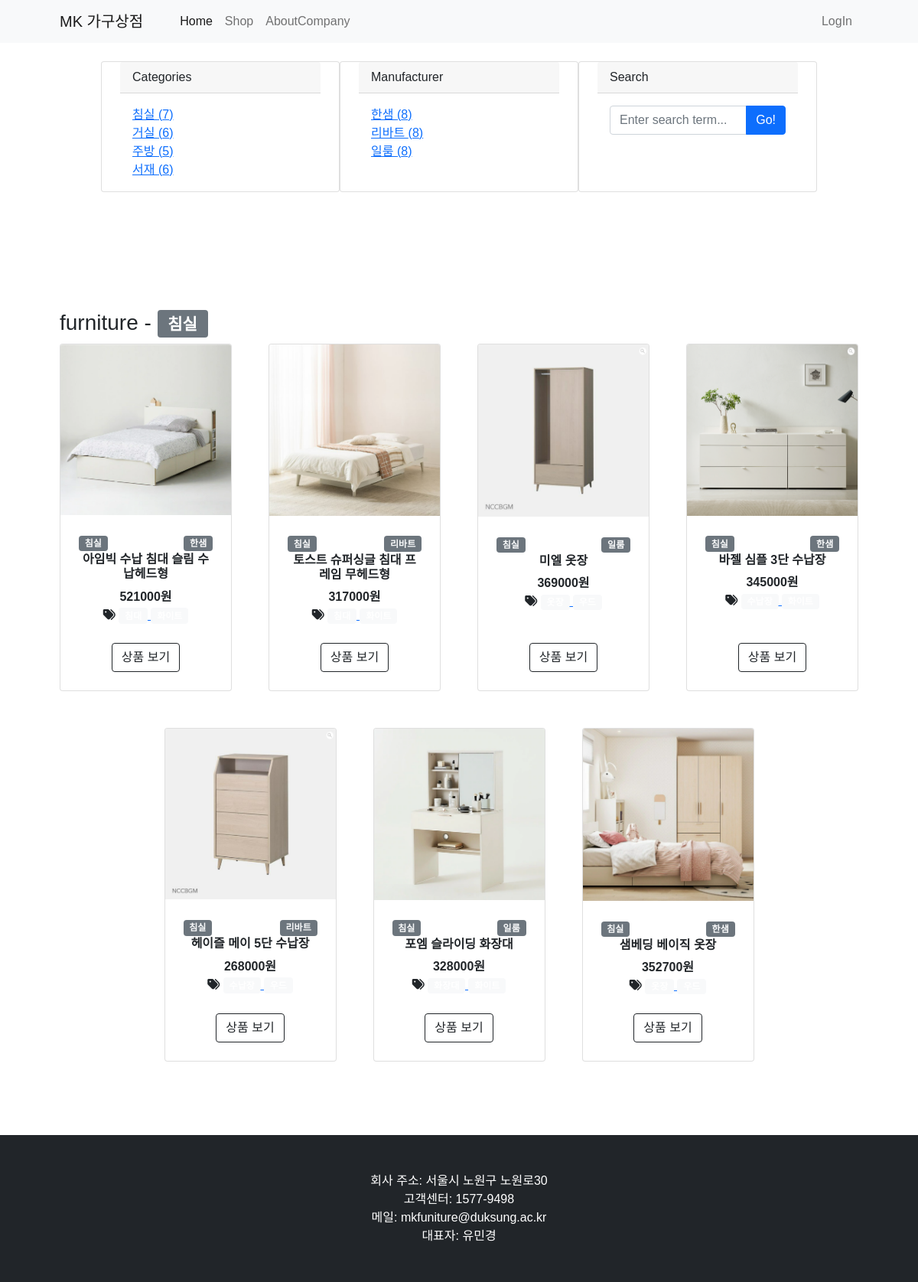
/shop/category/침실/, run on the app's committed database.
### shop/models.py (models this page shows, shortened)
class Category(models.Model): #카테고리
    name = models.CharField(max_length=40, unique=True)
    slug = models.SlugField(max_length=200, unique=True, allow_unicode=True)
    def __str__(self):
        return self.name
    def get_absolute_url(self):
        return f'/shop/category/{self.slug}/' #IP주소/shop/category/slug/
    class Meta:
        verbose_name_plural = 'Categories'

class Company(models.Model): #제조사
    name = models.CharField(max_length=40, unique=True) #제조사명
    slug = models.SlugField(max_length=200, unique=True, allow_unicode=True)
    addr = models.CharField(max_length=200, unique=True) #주소
    number = models.CharField(max_length=20, unique=True) #연락처
    mail = models.CharField(max_length=30, unique=True) #이메일
    business_num = models.CharField(max_length=20, unique=True) #사업자등록번호
    def __str__(self):
        return self.name
    def get_absolute_url(self):
        return f'/shop/company/{self.slug}/' #IP주소/shop/company/slug/
    class Meta:
        verbose_name_plural = 'Companies'

class Item(models.Model): #상품아이템
    name = models.CharField(max_length=40, unique=True) #상품명
    description = MarkdownxField() #간단한설명
    code = models.CharField(max_length=10, unique=True) #상품코드
    image = models.ImageField(upload_to='shop/images/%Y/%m/%d/') #상품이미지
    price = models.IntegerField(null=True) #상품가격
    company = models.ForeignKey(Company, null=True, on_delete=models.SET_NULL)
    category = models.ForeignKey(Category, null=True, on_delete=models.SET_NULL)
    tags = models.ManyToManyField(Tag, blank=True)
    like_users = models.ManyToManyField(User, related_name='like_item', blank=True)
    def get_absolute_url(self):
        return f'/shop/{self.pk}'

### shop/views.py (the view)
# urls.py: path('category/<str:slug>/', views.category_page),
def category_page(request, slug):
    if slug == 'no_category' :
        category = '미분류'
        item_list = Item.objects.filter(category=None)
    else :
        category = Category.objects.get(slug=slug)
        item_list = Item.objects.filter(category=category)
    return render(request, 'shop/item_list.html', {
        'category' : category,
        'item_list' : item_list,
        'categories' : Category.objects.all(),
        'no_category_item_count' : Item.objects.filter(category=None).count,
        'companies': Company.objects.all(),
        'no_company_item_count': Item.objects.filter(company=None).count
    })

### shop/models.py (called while the page is built)
    def __str__(self):
        return self.name

    def get_absolute_url(self):
        return f'/shop/tag/{self.slug}/' #IP주소/shop/tag/slug/

### shop/templates/shop/item_list.html (shortened to what this page needs)
{% extends 'shop/base.html' %}
{% block main_area %}
        <section class="py-5">
            <div class="container px-4 px-lg-5 mt-5">
                <h3>
                <br>
                {% if category %}
                    furniture - <span class="badge badge-secondary">{{category}}</span>
                {% endif %}
                </h3>
                <div class="row gx-4 gx-lg-5 row-cols-2 row-cols-md-3 row-cols-xl-4 justify-content-center">
                    {% for i in item_list %}
                    <div class="col mb-5">
                        <div class="card h-100">
                            <img class="card-img-top" src="{{ i.image.url }}" alt="Item Image" />
                            <div class="card-body p-4">
                                <span class="float-left">
                                    <a class="badge badge-secondary text-decoration-none link-light" href="{{ i.category.get_absolute_url }}">
                                        {{ i.category }}
                                    </a>
                                </span>
                                <span class="float-right">
                                    <a class="badge badge-secondary text-decoration-none link-light" href="{{ i.company.get_absolute_url }}">
                                        {{ i.company }}
                                    </a>
                                </span> <br>
                                <div class="text-center">
                                    <h6 class="fw-bolder">{{ i.name }}</h6>
                                    <h8 class="fw-bolder">{{ i.price }}원</h8> <br>
                                    {% if i.tags.exists %}
                                        <i class="fas fa-tags"></i>
                                        {% for tag in i.tags.iterator %}
                                            <a href="{{ tag.get_absolute_url }}">
                                                <span class="badge badge-pill badge-light">{{ tag }}</span>
                                            </a>
                                        {% endfor %}
                                    {% endif %}
                                </div>
                            </div>
                            <div class="card-footer p-4 pt-0 border-top-0 bg-transparent">
                                <div class="text-center"><a class="btn btn-outline-dark mt-auto" href="{{ i.get_absolute_url }}">상품 보기</a></div>
                            </div>
                        </div>
                    </div>
                    {% endfor %}
                </div>
            </div>
        </section>
{% endblock %}

### shop/templates/shop/base.html (shortened to what this page needs)
<!DOCTYPE html>
{% load static %}
<html lang="ko">
    <head>
        <link href="{% static 'shop/bootstrap4/css/bootstrap.min.css' %}" rel="stylesheet" type="text/css" media="screen">
        <link href="css/styles.css" rel="stylesheet" />
        <link href="{% static 'shop/css/font.css' %}" rel="stylesheet" />
    </head>
    <body>
        {% include 'shop/navbar.html' %}
                <div class="row gx-4 gx-lg-5 row-cols-2 row-cols-md-3 row-cols-xl-4 justify-content-center">
                    <div class="card my-4 id=categories-card">
                        <div class="card-header">Categories</div>
                        <div class="card-body">
                            <div class="row">
                                <div class="col-sm-6">
                                    <ul class="list-unstyled mb-0">
                                        {% for category in categories %}
                                        <li><a href="{{ category.get_absolute_url }}">{{ category }} ({{ category.item_set.count }})</a></li>
                                        {% endfor %}
                                    </ul>
                                </div>
                            </div>
                        </div>
                    </div>
                    <div class="card my-4 id=categories-card">
                        <div class="card-header">Manufacturer</div>
                        <div class="card-body">
                            <div class="row">
                                <div class="col-sm-6">
                                    <ul class="list-unstyled mb-0">
                                        {% for company in companies %}
                                        <li><a href="{{ company.get_absolute_url }}">{{ company }} ({{ company.item_set.count }})</a></li>
                                        {% endfor %}
                                    </ul>
                                </div>
                            </div>
                        </div>
                    </div>
                    <div class="card my-4 id=categories-card">
                        <div class="card-header">Search</div>
                        <div class="card-body">
                            <div class="input-group">
                                <input id="search-input" class="form-control" type="text" placeholder="Enter search term..." aria-label="Enter search term..." aria-describedby="button-search" />
                                <button class="btn btn-primary" id="button-search" type="button" onclick="searchItem()">Go!</button>
                            </div>
                        </div>
                    </div>
                </div>
        {% block main_area %}
        {% endblock %}
        {% include 'shop/footer.html' %}
    </body>
</html>

### data on the page
Category: name "침실", item_set.count "7"
Category: name "거실", item_set.count "6"
Category: name "주방", item_set.count "5"
Category: name "서재", item_set.count "6"
Company: name "한샘", item_set.count "8"
Company: name "리바트", item_set.count "8"
Company: name "일룸", item_set.count "8"
Item: image (picture), category "침실", company "한샘", name "아임빅 수납 침대 슬림 수납헤드형", price "521000"
Item: image (picture), category "침실", company "리바트", name "토스트 슈퍼싱글 침대 프레임 무헤드형", price "317000"
Item: image (picture), category "침실", company "일룸", name "미엘 옷장", price "369000"
Item: image (picture), category "침실", company "한샘", name "바젤 심플 3단 수납장", price "345000"
Item: image (picture), category "침실", company "리바트", name "헤이즐 메이 5단 수납장", price "268000"
Item: image (picture), category "침실", company "일룸", name "포엠 슬라이딩 화장대", price "328000"
Item: image (picture), category "침실", company "한샘", name "샘베딩 베이직 옷장", price "352700"
